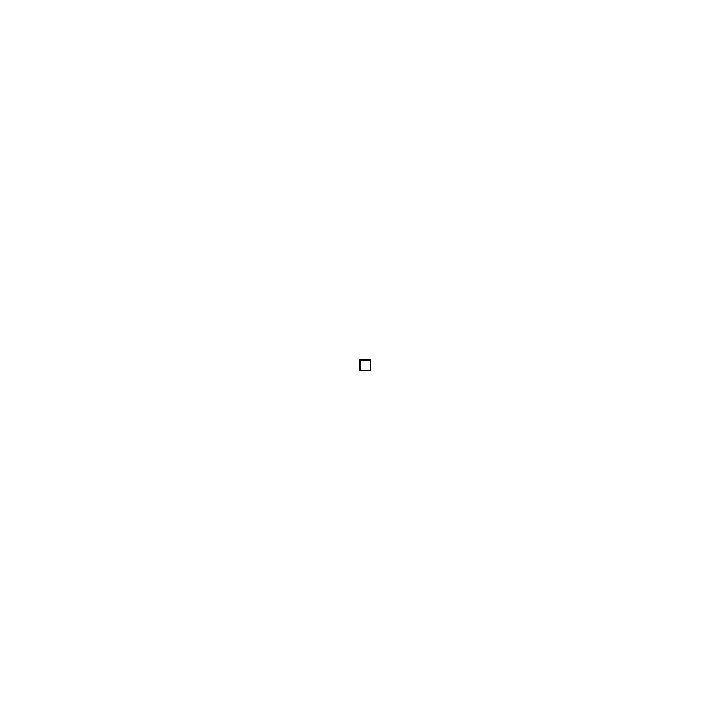
Frame 1 (no input)
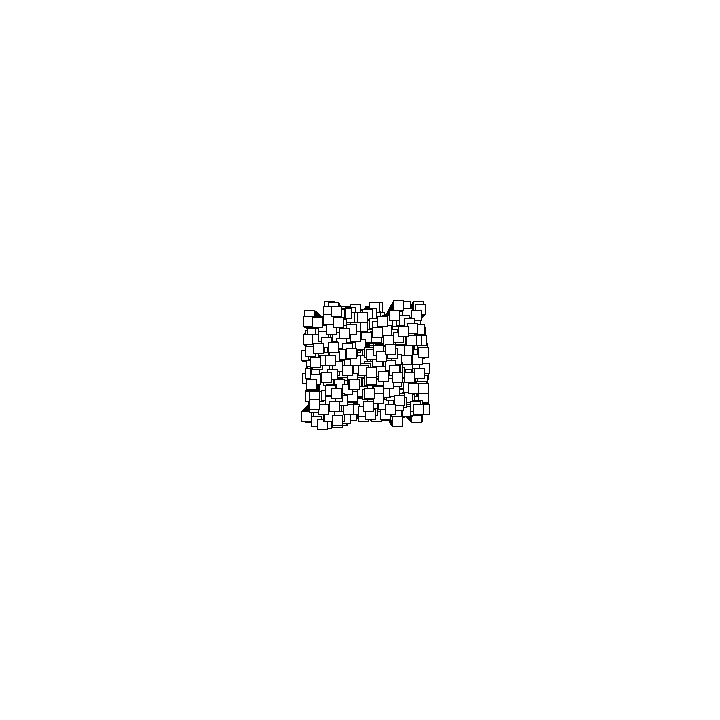
Frame 60 (the mouse pressed at the canvas centre just before this capture)
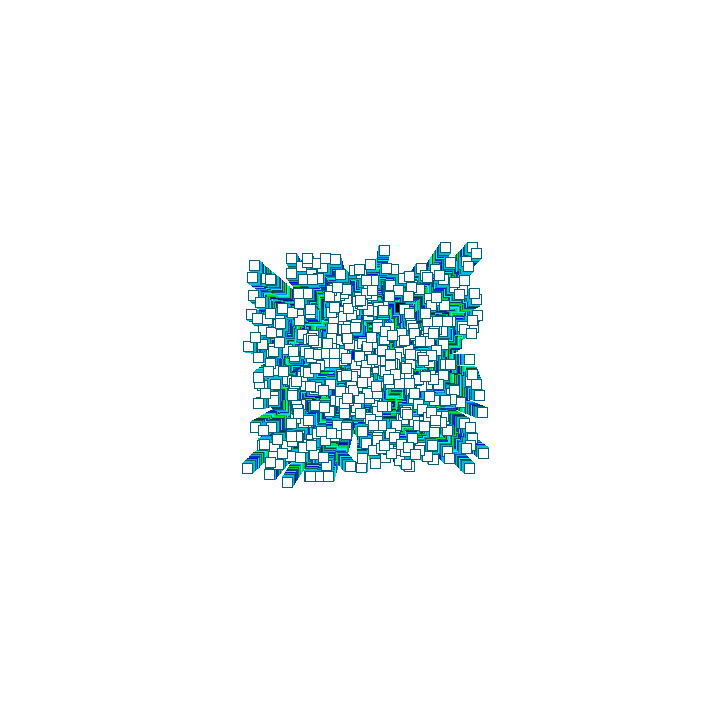
Frame 120 (the mouse held since frame 60 and released just before this capture)

The Processing sketch that drew these frames (run headless with seeded random() and noise(); from frame 60 on, the mouse is pressed at the canvas centre):

// Processing sketch: processing_185487
// ── processing_185487.pde

// DEFINIZIONE DELLA  CLASSE Agente

class Agente
{
  PVector pos;
  PVector vel;

  Agente (PVector start) {
    pos = start.get();
    vel = new PVector( random(-1,1), random(-1,1) );
  }

  void update() {
    if (random(100)<1) {
      vel = new PVector( random(-1,1), random(-1,1) );
    }
    pos.add(vel);
    if (pos.dist(centro) > 200) {
      vel.mult(-1);                // inverte la direzione
    }
  }

  void display() {
    
   rect(pos.x, pos.y, 10, 10);
   fill (255);
  }
}

// USO DELLA CLASSE Agente

Agente[] agenti = new Agente[500];
PVector centro;

void setup()
{
  size(720, 720);
  background (255);
  centro = new PVector(width/2, height/2);
  
  for (int i=0;  i<agenti.length;  i++) {
    agenti[i] = new Agente( centro );
  }
}

void draw()
{
  if(mousePressed) {

   stroke (random(0),random(0,255),random(0,255));
   fill (0, 200);
  }
  for (Agente a : agenti) {
    a.update();
    a.display();
  }
}
